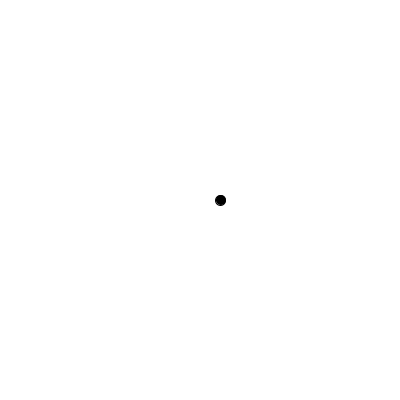
Frame 1 (no input)
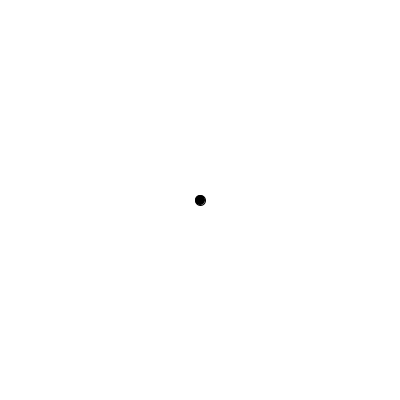
Frame 60 (the mouse pressed at the canvas centre just before this capture)
Frame 120 (the mouse held since frame 60 and released just before this capture): identical to frame 60, image omitted

The Processing sketch that drew these frames (run headless with seeded random() and noise(); from frame 60 on, the mouse is pressed at the canvas centre):

// Processing sketch: sketch_201118e
// ── sketch_201118e.pde
float r;
float period=60; 

void setup() {
  size(400, 400);
  fill(0);
  r = width/2;
}

void draw() {
  background(255);
  stroke(0);
  translate(width/2, height/2);
  ellipse(r*sin(TWO_PI*(frameCount/period)), 0, 10, 10);

  if (frameCount%60 == 0) {
    r-=2;
  }
}
